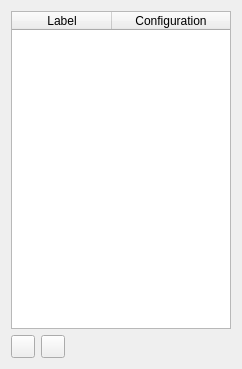
<?xml version="1.0" encoding="UTF-8"?>
<ui version="4.0">
 <class>PropertiesPickerWidget</class>
 <widget class="QWidget" name="PropertiesPickerWidget">
  <property name="geometry">
   <rect>
    <x>0</x>
    <y>0</y>
    <width>242</width>
    <height>369</height>
   </rect>
  </property>
  <property name="windowTitle">
   <string>Form</string>
  </property>
  <layout class="QVBoxLayout" name="verticalLayout">
   <item>
    <widget class="PropertiesTableWidget" name="tableWidget">
     <property name="editTriggers">
      <set>QAbstractItemView::NoEditTriggers</set>
     </property>
     <property name="dragEnabled">
      <bool>true</bool>
     </property>
     <property name="selectionMode">
      <enum>QAbstractItemView::SingleSelection</enum>
     </property>
     <property name="selectionBehavior">
      <enum>QAbstractItemView::SelectRows</enum>
     </property>
     <property name="sortingEnabled">
      <bool>true</bool>
     </property>
     <attribute name="horizontalHeaderMinimumSectionSize">
      <number>30</number>
     </attribute>
     <attribute name="horizontalHeaderHighlightSections">
      <bool>false</bool>
     </attribute>
     <attribute name="horizontalHeaderStretchLastSection">
      <bool>true</bool>
     </attribute>
     <attribute name="verticalHeaderVisible">
      <bool>false</bool>
     </attribute>
     <attribute name="verticalHeaderDefaultSectionSize">
      <number>23</number>
     </attribute>
     <column>
      <property name="text">
       <string>Label</string>
      </property>
     </column>
     <column>
      <property name="text">
       <string>Configuration</string>
      </property>
     </column>
    </widget>
   </item>
   <item>
    <layout class="QHBoxLayout" name="horizontalLayout">
     <item>
      <widget class="QToolButton" name="reloadButton">
       <property name="text">
        <string/>
       </property>
       <property name="icon">
        <iconset resource="../resources/icons/icons.qrc">
         <normaloff>:/icons8_synchronize_32px.png</normaloff>:/icons8_synchronize_32px.png</iconset>
       </property>
      </widget>
     </item>
     <item>
      <widget class="QToolButton" name="addButton">
       <property name="text">
        <string/>
       </property>
       <property name="icon">
        <iconset resource="../resources/icons/icons.qrc">
         <normaloff>:/icons8_plus_math_32px_1.png</normaloff>:/icons8_plus_math_32px_1.png</iconset>
       </property>
      </widget>
     </item>
     <item>
      <spacer name="horizontalSpacer">
       <property name="orientation">
        <enum>Qt::Horizontal</enum>
       </property>
       <property name="sizeHint" stdset="0">
        <size>
         <width>40</width>
         <height>20</height>
        </size>
       </property>
      </spacer>
     </item>
    </layout>
   </item>
  </layout>
 </widget>
 <customwidgets>
  <customwidget>
   <class>PropertiesTableWidget</class>
   <extends>QTableWidget</extends>
   <header>ui/util/propertiestablewidget.h</header>
  </customwidget>
 </customwidgets>
 <resources>
  <include location="../resources/icons/icons.qrc"/>
 </resources>
 <connections/>
</ui>
